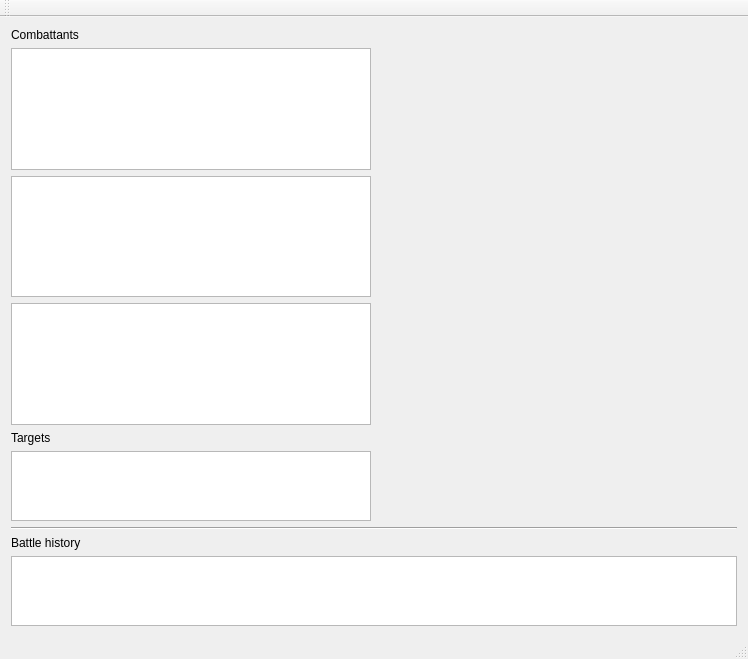
<?xml version="1.0" encoding="UTF-8"?>
<ui version="4.0">
 <class>cMainWindowClass</class>
 <widget class="QMainWindow" name="cMainWindowClass">
  <property name="geometry">
   <rect>
    <x>0</x>
    <y>0</y>
    <width>748</width>
    <height>659</height>
   </rect>
  </property>
  <property name="windowTitle">
   <string>cMainWindow</string>
  </property>
  <widget class="QWidget" name="centralWidget">
   <layout class="QVBoxLayout" name="verticalLayout_3">
    <item>
     <layout class="QHBoxLayout" name="horizontalLayout_2">
      <item>
       <layout class="QVBoxLayout" name="verticalLayout_2">
        <item>
         <widget class="QLabel" name="label_2">
          <property name="sizePolicy">
           <sizepolicy hsizetype="MinimumExpanding" vsizetype="Preferred">
            <horstretch>0</horstretch>
            <verstretch>0</verstretch>
           </sizepolicy>
          </property>
          <property name="text">
           <string>Combattants</string>
          </property>
         </widget>
        </item>
        <item>
         <widget class="QListView" name="listCombattants"/>
        </item>
        <item>
         <widget class="QTreeView" name="treeView"/>
        </item>
        <item>
         <widget class="QTreeView" name="treeView_2"/>
        </item>
       </layout>
      </item>
      <item>
       <widget class="cCombattantView" name="CombattantView" native="true">
        <property name="sizePolicy">
         <sizepolicy hsizetype="Expanding" vsizetype="Preferred">
          <horstretch>0</horstretch>
          <verstretch>0</verstretch>
         </sizepolicy>
        </property>
       </widget>
      </item>
     </layout>
    </item>
    <item>
     <layout class="QHBoxLayout" name="horizontalLayout">
      <item>
       <layout class="QVBoxLayout" name="verticalLayout">
        <item>
         <widget class="QLabel" name="label">
          <property name="sizePolicy">
           <sizepolicy hsizetype="MinimumExpanding" vsizetype="Preferred">
            <horstretch>0</horstretch>
            <verstretch>0</verstretch>
           </sizepolicy>
          </property>
          <property name="text">
           <string>Targets</string>
          </property>
         </widget>
        </item>
        <item>
         <widget class="QListView" name="listTargets"/>
        </item>
       </layout>
      </item>
      <item>
       <widget class="cTargetView" name="TargetView" native="true">
        <property name="sizePolicy">
         <sizepolicy hsizetype="MinimumExpanding" vsizetype="Preferred">
          <horstretch>0</horstretch>
          <verstretch>0</verstretch>
         </sizepolicy>
        </property>
       </widget>
      </item>
     </layout>
    </item>
    <item>
     <widget class="Line" name="line">
      <property name="orientation">
       <enum>Qt::Horizontal</enum>
      </property>
     </widget>
    </item>
    <item>
     <widget class="QLabel" name="label_3">
      <property name="sizePolicy">
       <sizepolicy hsizetype="MinimumExpanding" vsizetype="Preferred">
        <horstretch>0</horstretch>
        <verstretch>0</verstretch>
       </sizepolicy>
      </property>
      <property name="text">
       <string>Battle history</string>
      </property>
     </widget>
    </item>
    <item>
     <widget class="QTextEdit" name="textEdit"/>
    </item>
   </layout>
  </widget>
  <widget class="QMenuBar" name="menuBar">
   <property name="geometry">
    <rect>
     <x>0</x>
     <y>0</y>
     <width>748</width>
     <height>21</height>
    </rect>
   </property>
  </widget>
  <widget class="QToolBar" name="mainToolBar">
   <attribute name="toolBarArea">
    <enum>TopToolBarArea</enum>
   </attribute>
   <attribute name="toolBarBreak">
    <bool>false</bool>
   </attribute>
  </widget>
  <widget class="QStatusBar" name="statusBar"/>
 </widget>
 <layoutdefault spacing="6" margin="11"/>
 <customwidgets>
  <customwidget>
   <class>cCombattantView</class>
   <extends>QWidget</extends>
   <header>combattantview.h</header>
   <container>1</container>
  </customwidget>
  <customwidget>
   <class>cTargetView</class>
   <extends>QWidget</extends>
   <header>targetview.h</header>
   <container>1</container>
  </customwidget>
 </customwidgets>
 <resources>
  <include location="cMainWindow.qrc"/>
 </resources>
 <connections/>
</ui>
